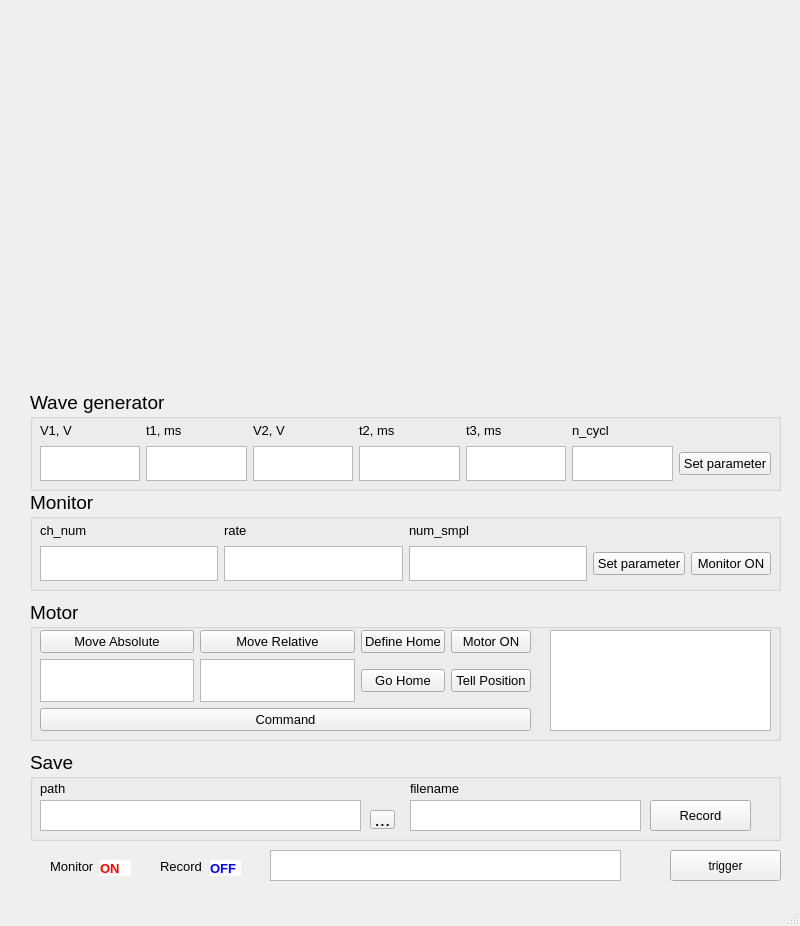
<?xml version="1.0" encoding="UTF-8"?>
<ui version="4.0">
 <class>MainWindow</class>
 <widget class="QMainWindow" name="MainWindow">
  <property name="geometry">
   <rect>
    <x>0</x>
    <y>0</y>
    <width>800</width>
    <height>926</height>
   </rect>
  </property>
  <property name="windowTitle">
   <string>MainWindow</string>
  </property>
  <widget class="QWidget" name="centralwidget">
   <widget class="QPushButton" name="Trigger_Button">
    <property name="geometry">
     <rect>
      <x>670</x>
      <y>850</y>
      <width>111</width>
      <height>31</height>
     </rect>
    </property>
    <property name="text">
     <string>trigger</string>
    </property>
   </widget>
   <widget class="QGroupBox" name="groupBox">
    <property name="geometry">
     <rect>
      <x>30</x>
      <y>390</y>
      <width>751</width>
      <height>101</height>
     </rect>
    </property>
    <property name="sizePolicy">
     <sizepolicy hsizetype="Expanding" vsizetype="Preferred">
      <horstretch>0</horstretch>
      <verstretch>0</verstretch>
     </sizepolicy>
    </property>
    <property name="font">
     <font>
      <pointsize>14</pointsize>
     </font>
    </property>
    <property name="title">
     <string>Wave generator</string>
    </property>
    <widget class="QWidget" name="gridLayoutWidget">
     <property name="geometry">
      <rect>
       <x>10</x>
       <y>30</y>
       <width>731</width>
       <height>61</height>
      </rect>
     </property>
     <layout class="QGridLayout" name="gridLayout">
      <item row="1" column="2">
       <widget class="QPlainTextEdit" name="WG_Vol2_Edit">
        <property name="font">
         <font>
          <pointsize>10</pointsize>
         </font>
        </property>
       </widget>
      </item>
      <item row="0" column="3">
       <widget class="QLabel" name="label_3">
        <property name="font">
         <font>
          <pointsize>10</pointsize>
         </font>
        </property>
        <property name="text">
         <string>t2, ms</string>
        </property>
       </widget>
      </item>
      <item row="0" column="4">
       <widget class="QLabel" name="label_4">
        <property name="font">
         <font>
          <pointsize>10</pointsize>
         </font>
        </property>
        <property name="text">
         <string>t3, ms</string>
        </property>
       </widget>
      </item>
      <item row="1" column="4">
       <widget class="QPlainTextEdit" name="WG_t3_Edit">
        <property name="font">
         <font>
          <pointsize>8</pointsize>
         </font>
        </property>
       </widget>
      </item>
      <item row="1" column="3">
       <widget class="QPlainTextEdit" name="WG_t2_Edit">
        <property name="font">
         <font>
          <pointsize>10</pointsize>
         </font>
        </property>
       </widget>
      </item>
      <item row="1" column="1">
       <widget class="QPlainTextEdit" name="WG_t1_Edit">
        <property name="font">
         <font>
          <pointsize>10</pointsize>
         </font>
        </property>
       </widget>
      </item>
      <item row="1" column="6">
       <widget class="QPushButton" name="SetWGButton">
        <property name="font">
         <font>
          <pointsize>10</pointsize>
         </font>
        </property>
        <property name="text">
         <string>Set parameter</string>
        </property>
       </widget>
      </item>
      <item row="0" column="0">
       <widget class="QLabel" name="label">
        <property name="font">
         <font>
          <pointsize>10</pointsize>
         </font>
        </property>
        <property name="text">
         <string>V1, V</string>
        </property>
       </widget>
      </item>
      <item row="0" column="1">
       <widget class="QLabel" name="label_9">
        <property name="font">
         <font>
          <pointsize>10</pointsize>
         </font>
        </property>
        <property name="text">
         <string>t1, ms</string>
        </property>
       </widget>
      </item>
      <item row="1" column="0">
       <widget class="QPlainTextEdit" name="WG_Vol1_Edit">
        <property name="font">
         <font>
          <pointsize>10</pointsize>
         </font>
        </property>
       </widget>
      </item>
      <item row="0" column="6">
       <spacer name="horizontalSpacer_5">
        <property name="orientation">
         <enum>Qt::Horizontal</enum>
        </property>
        <property name="sizeType">
         <enum>QSizePolicy::Preferred</enum>
        </property>
        <property name="sizeHint" stdset="0">
         <size>
          <width>40</width>
          <height>20</height>
         </size>
        </property>
       </spacer>
      </item>
      <item row="0" column="2">
       <widget class="QLabel" name="label_2">
        <property name="font">
         <font>
          <pointsize>10</pointsize>
         </font>
        </property>
        <property name="text">
         <string>V2, V</string>
        </property>
       </widget>
      </item>
      <item row="0" column="5">
       <widget class="QLabel" name="label_8">
        <property name="font">
         <font>
          <pointsize>10</pointsize>
         </font>
        </property>
        <property name="text">
         <string>n_cycl</string>
        </property>
       </widget>
      </item>
      <item row="1" column="5">
       <widget class="QPlainTextEdit" name="WG_Cyc_Edit">
        <property name="font">
         <font>
          <pointsize>8</pointsize>
         </font>
        </property>
       </widget>
      </item>
     </layout>
    </widget>
   </widget>
   <widget class="QGroupBox" name="groupBox_2">
    <property name="geometry">
     <rect>
      <x>30</x>
      <y>490</y>
      <width>751</width>
      <height>101</height>
     </rect>
    </property>
    <property name="sizePolicy">
     <sizepolicy hsizetype="Expanding" vsizetype="Preferred">
      <horstretch>0</horstretch>
      <verstretch>0</verstretch>
     </sizepolicy>
    </property>
    <property name="font">
     <font>
      <pointsize>14</pointsize>
     </font>
    </property>
    <property name="title">
     <string>Monitor</string>
    </property>
    <widget class="QWidget" name="gridLayoutWidget_2">
     <property name="geometry">
      <rect>
       <x>10</x>
       <y>30</y>
       <width>731</width>
       <height>61</height>
      </rect>
     </property>
     <layout class="QGridLayout" name="gridLayout_2">
      <item row="1" column="4">
       <widget class="QPushButton" name="Monitor_Button">
        <property name="font">
         <font>
          <pointsize>10</pointsize>
         </font>
        </property>
        <property name="text">
         <string>Monitor ON</string>
        </property>
       </widget>
      </item>
      <item row="1" column="3">
       <widget class="QPushButton" name="Set_DAQ_Button">
        <property name="font">
         <font>
          <pointsize>10</pointsize>
         </font>
        </property>
        <property name="text">
         <string>Set parameter</string>
        </property>
       </widget>
      </item>
      <item row="1" column="2">
       <widget class="QPlainTextEdit" name="DAQ_NumSmpl_Edit">
        <property name="font">
         <font>
          <pointsize>10</pointsize>
         </font>
        </property>
       </widget>
      </item>
      <item row="0" column="0">
       <widget class="QLabel" name="label_6">
        <property name="font">
         <font>
          <pointsize>10</pointsize>
         </font>
        </property>
        <property name="text">
         <string>ch_num</string>
        </property>
       </widget>
      </item>
      <item row="0" column="2">
       <widget class="QLabel" name="label_5">
        <property name="font">
         <font>
          <pointsize>10</pointsize>
         </font>
        </property>
        <property name="text">
         <string>num_smpl</string>
        </property>
       </widget>
      </item>
      <item row="1" column="0">
       <widget class="QPlainTextEdit" name="DAQ_NumCh_Edit">
        <property name="font">
         <font>
          <pointsize>10</pointsize>
         </font>
        </property>
       </widget>
      </item>
      <item row="1" column="1">
       <widget class="QPlainTextEdit" name="DAQ_Rate_Edit">
        <property name="font">
         <font>
          <pointsize>10</pointsize>
         </font>
        </property>
       </widget>
      </item>
      <item row="0" column="1">
       <widget class="QLabel" name="label_7">
        <property name="font">
         <font>
          <pointsize>10</pointsize>
         </font>
        </property>
        <property name="text">
         <string>rate</string>
        </property>
       </widget>
      </item>
      <item row="0" column="3">
       <spacer name="horizontalSpacer">
        <property name="orientation">
         <enum>Qt::Horizontal</enum>
        </property>
        <property name="sizeHint" stdset="0">
         <size>
          <width>40</width>
          <height>20</height>
         </size>
        </property>
       </spacer>
      </item>
      <item row="0" column="4">
       <spacer name="horizontalSpacer_2">
        <property name="orientation">
         <enum>Qt::Horizontal</enum>
        </property>
        <property name="sizeHint" stdset="0">
         <size>
          <width>40</width>
          <height>20</height>
         </size>
        </property>
       </spacer>
      </item>
     </layout>
    </widget>
   </widget>
   <widget class="QGroupBox" name="groupBox_3">
    <property name="geometry">
     <rect>
      <x>30</x>
      <y>750</y>
      <width>751</width>
      <height>91</height>
     </rect>
    </property>
    <property name="font">
     <font>
      <pointsize>14</pointsize>
     </font>
    </property>
    <property name="title">
     <string>Save</string>
    </property>
    <widget class="QPushButton" name="Rec_Button">
     <property name="geometry">
      <rect>
       <x>620</x>
       <y>50</y>
       <width>101</width>
       <height>31</height>
      </rect>
     </property>
     <property name="font">
      <font>
       <pointsize>10</pointsize>
      </font>
     </property>
     <property name="text">
      <string>Record</string>
     </property>
    </widget>
    <widget class="QPlainTextEdit" name="Filepath_Edit">
     <property name="geometry">
      <rect>
       <x>10</x>
       <y>50</y>
       <width>321</width>
       <height>31</height>
      </rect>
     </property>
     <property name="font">
      <font>
       <pointsize>8</pointsize>
      </font>
     </property>
    </widget>
    <widget class="QLabel" name="label_11">
     <property name="geometry">
      <rect>
       <x>10</x>
       <y>30</y>
       <width>31</width>
       <height>16</height>
      </rect>
     </property>
     <property name="font">
      <font>
       <pointsize>10</pointsize>
      </font>
     </property>
     <property name="text">
      <string>path</string>
     </property>
    </widget>
    <widget class="QPlainTextEdit" name="Filename_Edit">
     <property name="geometry">
      <rect>
       <x>380</x>
       <y>50</y>
       <width>231</width>
       <height>31</height>
      </rect>
     </property>
     <property name="font">
      <font>
       <pointsize>8</pointsize>
      </font>
     </property>
    </widget>
    <widget class="QLabel" name="label_12">
     <property name="geometry">
      <rect>
       <x>380</x>
       <y>30</y>
       <width>51</width>
       <height>16</height>
      </rect>
     </property>
     <property name="font">
      <font>
       <pointsize>10</pointsize>
      </font>
     </property>
     <property name="text">
      <string>filename</string>
     </property>
    </widget>
    <widget class="QToolButton" name="toolButton">
     <property name="geometry">
      <rect>
       <x>340</x>
       <y>60</y>
       <width>25</width>
       <height>19</height>
      </rect>
     </property>
     <property name="text">
      <string>...</string>
     </property>
    </widget>
   </widget>
   <widget class="QLabel" name="label_13">
    <property name="geometry">
     <rect>
      <x>50</x>
      <y>860</y>
      <width>47</width>
      <height>13</height>
     </rect>
    </property>
    <property name="font">
     <font>
      <pointsize>10</pointsize>
     </font>
    </property>
    <property name="text">
     <string>Monitor</string>
    </property>
   </widget>
   <widget class="QLabel" name="label_14">
    <property name="geometry">
     <rect>
      <x>100</x>
      <y>860</y>
      <width>31</width>
      <height>16</height>
     </rect>
    </property>
    <property name="font">
     <font>
      <pointsize>10</pointsize>
      <weight>75</weight>
      <bold>true</bold>
     </font>
    </property>
    <property name="styleSheet">
     <string notr="true">QLabel{
	background-color:white;
	color: #ff0000;
}</string>
    </property>
    <property name="text">
     <string>ON</string>
    </property>
   </widget>
   <widget class="QLabel" name="label_15">
    <property name="geometry">
     <rect>
      <x>160</x>
      <y>860</y>
      <width>47</width>
      <height>13</height>
     </rect>
    </property>
    <property name="font">
     <font>
      <pointsize>10</pointsize>
     </font>
    </property>
    <property name="text">
     <string>Record</string>
    </property>
   </widget>
   <widget class="QLabel" name="label_16">
    <property name="geometry">
     <rect>
      <x>210</x>
      <y>860</y>
      <width>31</width>
      <height>16</height>
     </rect>
    </property>
    <property name="font">
     <font>
      <pointsize>10</pointsize>
      <weight>75</weight>
      <bold>true</bold>
     </font>
    </property>
    <property name="styleSheet">
     <string notr="true">QLabel{
	background-color:white;
	color: blue;
}</string>
    </property>
    <property name="text">
     <string>OFF</string>
    </property>
   </widget>
   <widget class="QGroupBox" name="groupBox_4">
    <property name="geometry">
     <rect>
      <x>30</x>
      <y>600</y>
      <width>751</width>
      <height>141</height>
     </rect>
    </property>
    <property name="font">
     <font>
      <pointsize>14</pointsize>
      <weight>50</weight>
      <bold>false</bold>
     </font>
    </property>
    <property name="title">
     <string>Motor</string>
    </property>
    <widget class="QPlainTextEdit" name="Motor_message">
     <property name="geometry">
      <rect>
       <x>520</x>
       <y>30</y>
       <width>221</width>
       <height>101</height>
      </rect>
     </property>
     <property name="font">
      <font>
       <pointsize>10</pointsize>
      </font>
     </property>
    </widget>
    <widget class="QWidget" name="gridLayoutWidget_3">
     <property name="geometry">
      <rect>
       <x>10</x>
       <y>30</y>
       <width>491</width>
       <height>101</height>
      </rect>
     </property>
     <layout class="QGridLayout" name="gridLayout_3">
      <item row="0" column="2">
       <widget class="QPushButton" name="DH_Button">
        <property name="font">
         <font>
          <pointsize>10</pointsize>
         </font>
        </property>
        <property name="text">
         <string>Define Home</string>
        </property>
       </widget>
      </item>
      <item row="0" column="1">
       <widget class="QPushButton" name="MR_Button">
        <property name="font">
         <font>
          <pointsize>10</pointsize>
         </font>
        </property>
        <property name="text">
         <string>Move Relative</string>
        </property>
       </widget>
      </item>
      <item row="1" column="2">
       <widget class="QPushButton" name="GH_Button">
        <property name="font">
         <font>
          <pointsize>10</pointsize>
         </font>
        </property>
        <property name="text">
         <string>Go Home</string>
        </property>
       </widget>
      </item>
      <item row="1" column="0">
       <widget class="QTextEdit" name="MA_Edit">
        <property name="font">
         <font>
          <pointsize>10</pointsize>
         </font>
        </property>
       </widget>
      </item>
      <item row="0" column="3">
       <widget class="QPushButton" name="MN_Button">
        <property name="font">
         <font>
          <pointsize>10</pointsize>
         </font>
        </property>
        <property name="text">
         <string>Motor ON</string>
        </property>
       </widget>
      </item>
      <item row="1" column="3">
       <widget class="QPushButton" name="TP_Button">
        <property name="font">
         <font>
          <pointsize>10</pointsize>
         </font>
        </property>
        <property name="text">
         <string>Tell Position</string>
        </property>
       </widget>
      </item>
      <item row="0" column="0">
       <widget class="QPushButton" name="MA_Button">
        <property name="font">
         <font>
          <pointsize>10</pointsize>
         </font>
        </property>
        <property name="text">
         <string>Move Absolute</string>
        </property>
       </widget>
      </item>
      <item row="1" column="1">
       <widget class="QTextEdit" name="MR_Edit">
        <property name="font">
         <font>
          <pointsize>10</pointsize>
         </font>
        </property>
       </widget>
      </item>
      <item row="2" column="0" colspan="4">
       <widget class="QPushButton" name="SentCommand_Buttun">
        <property name="font">
         <font>
          <pointsize>10</pointsize>
         </font>
        </property>
        <property name="text">
         <string>Command</string>
        </property>
       </widget>
      </item>
     </layout>
    </widget>
   </widget>
   <widget class="QPlainTextEdit" name="Bottom_message">
    <property name="geometry">
     <rect>
      <x>270</x>
      <y>850</y>
      <width>351</width>
      <height>31</height>
     </rect>
    </property>
    <property name="font">
     <font>
      <pointsize>10</pointsize>
     </font>
    </property>
   </widget>
  </widget>
  <widget class="QMenuBar" name="menubar">
   <property name="geometry">
    <rect>
     <x>0</x>
     <y>0</y>
     <width>800</width>
     <height>21</height>
    </rect>
   </property>
  </widget>
  <widget class="QStatusBar" name="statusbar"/>
 </widget>
 <resources/>
 <connections>
  <connection>
   <sender>Rec_Button</sender>
   <signal>clicked()</signal>
   <receiver>MainWindow</receiver>
   <slot>slot1()</slot>
   <hints>
    <hint type="sourcelabel">
     <x>650</x>
     <y>821</y>
    </hint>
    <hint type="destinationlabel">
     <x>299</x>
     <y>456</y>
    </hint>
   </hints>
  </connection>
  <connection>
   <sender>SetWGButton</sender>
   <signal>clicked()</signal>
   <receiver>MainWindow</receiver>
   <slot>slot4()</slot>
   <hints>
    <hint type="sourcelabel">
     <x>769</x>
     <y>485</y>
    </hint>
    <hint type="destinationlabel">
     <x>544</x>
     <y>616</y>
    </hint>
   </hints>
  </connection>
  <connection>
   <sender>Trigger_Button</sender>
   <signal>clicked()</signal>
   <receiver>MainWindow</receiver>
   <slot>slot5()</slot>
   <hints>
    <hint type="sourcelabel">
     <x>670</x>
     <y>871</y>
    </hint>
    <hint type="destinationlabel">
     <x>604</x>
     <y>639</y>
    </hint>
   </hints>
  </connection>
  <connection>
   <sender>Set_DAQ_Button</sender>
   <signal>clicked()</signal>
   <receiver>MainWindow</receiver>
   <slot>slot6()</slot>
   <hints>
    <hint type="sourcelabel">
     <x>688</x>
     <y>598</y>
    </hint>
    <hint type="destinationlabel">
     <x>631</x>
     <y>534</y>
    </hint>
   </hints>
  </connection>
  <connection>
   <sender>Monitor_Button</sender>
   <signal>clicked()</signal>
   <receiver>MainWindow</receiver>
   <slot>slot7()</slot>
   <hints>
    <hint type="sourcelabel">
     <x>769</x>
     <y>598</y>
    </hint>
    <hint type="destinationlabel">
     <x>679</x>
     <y>650</y>
    </hint>
   </hints>
  </connection>
  <connection>
   <sender>toolButton</sender>
   <signal>clicked()</signal>
   <receiver>MainWindow</receiver>
   <slot>slot8()</slot>
   <hints>
    <hint type="sourcelabel">
     <x>371</x>
     <y>831</y>
    </hint>
    <hint type="destinationlabel">
     <x>388</x>
     <y>812</y>
    </hint>
   </hints>
  </connection>
  <connection>
   <sender>MA_Button</sender>
   <signal>clicked()</signal>
   <receiver>MainWindow</receiver>
   <slot>slot9()</slot>
   <hints>
    <hint type="sourcelabel">
     <x>156</x>
     <y>660</y>
    </hint>
    <hint type="destinationlabel">
     <x>230</x>
     <y>280</y>
    </hint>
   </hints>
  </connection>
  <connection>
   <sender>MR_Button</sender>
   <signal>clicked()</signal>
   <receiver>MainWindow</receiver>
   <slot>slot10()</slot>
   <hints>
    <hint type="sourcelabel">
     <x>311</x>
     <y>656</y>
    </hint>
    <hint type="destinationlabel">
     <x>368</x>
     <y>277</y>
    </hint>
   </hints>
  </connection>
  <connection>
   <sender>DH_Button</sender>
   <signal>clicked()</signal>
   <receiver>MainWindow</receiver>
   <slot>slot11()</slot>
   <hints>
    <hint type="sourcelabel">
     <x>422</x>
     <y>659</y>
    </hint>
    <hint type="destinationlabel">
     <x>488</x>
     <y>278</y>
    </hint>
   </hints>
  </connection>
  <connection>
   <sender>GH_Button</sender>
   <signal>clicked()</signal>
   <receiver>MainWindow</receiver>
   <slot>slot12()</slot>
   <hints>
    <hint type="sourcelabel">
     <x>438</x>
     <y>697</y>
    </hint>
    <hint type="destinationlabel">
     <x>490</x>
     <y>331</y>
    </hint>
   </hints>
  </connection>
  <connection>
   <sender>MN_Button</sender>
   <signal>clicked()</signal>
   <receiver>MainWindow</receiver>
   <slot>slot13()</slot>
   <hints>
    <hint type="sourcelabel">
     <x>505</x>
     <y>657</y>
    </hint>
    <hint type="destinationlabel">
     <x>621</x>
     <y>279</y>
    </hint>
   </hints>
  </connection>
  <connection>
   <sender>TP_Button</sender>
   <signal>clicked()</signal>
   <receiver>MainWindow</receiver>
   <slot>slot14()</slot>
   <hints>
    <hint type="sourcelabel">
     <x>515</x>
     <y>695</y>
    </hint>
    <hint type="destinationlabel">
     <x>621</x>
     <y>344</y>
    </hint>
   </hints>
  </connection>
  <connection>
   <sender>SentCommand_Buttun</sender>
   <signal>clicked()</signal>
   <receiver>MainWindow</receiver>
   <slot>slot15()</slot>
   <hints>
    <hint type="sourcelabel">
     <x>65</x>
     <y>734</y>
    </hint>
    <hint type="destinationlabel">
     <x>106</x>
     <y>275</y>
    </hint>
   </hints>
  </connection>
 </connections>
 <slots>
  <slot>slot1()</slot>
  <slot>slot2()</slot>
  <slot>slot3()</slot>
  <slot>slot4()</slot>
  <slot>slot5()</slot>
  <slot>slot6()</slot>
  <slot>slot7()</slot>
  <slot>slot8()</slot>
  <slot>slot9()</slot>
  <slot>slot10()</slot>
  <slot>slot11()</slot>
  <slot>slot12()</slot>
  <slot>slot13()</slot>
  <slot>slot14()</slot>
  <slot>slot15()</slot>
 </slots>
</ui>
